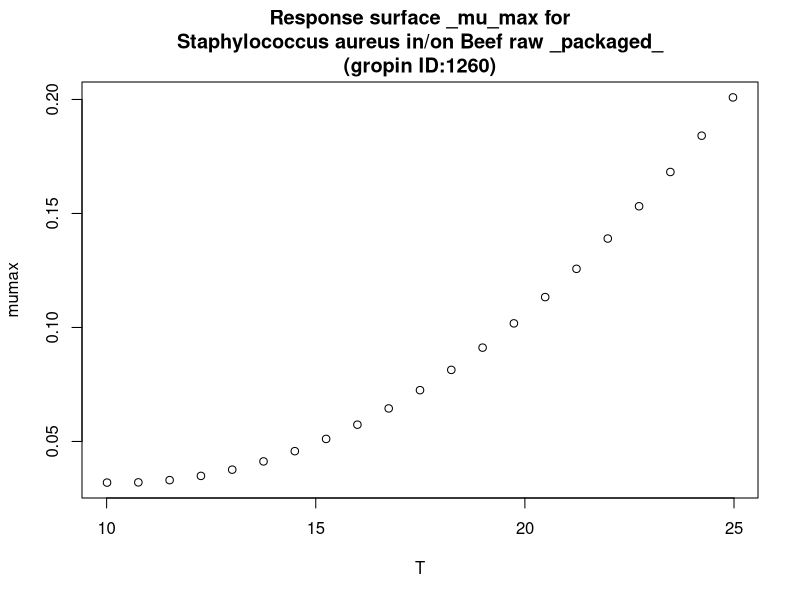

R code for this plot:
#############################
# start of Parameter script
#############################
T <- seq(10.01,24.975024975025,length.out=21)
#############################
# end of Parameter script
#############################
############################# 
# start of Model script Gropin ID 1260 
#############################
 
# constant coefficients for this model
 
variables <- data.frame(T)
argumentsPar <- unique.data.frame(expand.grid(variables))
 
# heart of the model
response_surface <- function(T) {
   mumax <-0.1151-0.01616*T+0.0007846*T^2

	return(mumax=mumax)
} 

# output parameters
responseSurface <- cbind(argumentsPar,response_surface(argumentsPar['T']))
colnames(responseSurface) <- c(colnames(argumentsPar),'mumax')
#############################
# End of Model script
#############################
############################# 
# start of Visualisation script Gropin ID 1260 
#############################
titleText <-'Response surface _mu_max for
Staphylococcus aureus in/on Beef raw _packaged_
(gropin ID:1260)'
plot(T,responseSurface$'mumax',xlab='T',
                          ylab='mumax',main=titleText)
#############################
# End of Visualisation script
#############################
